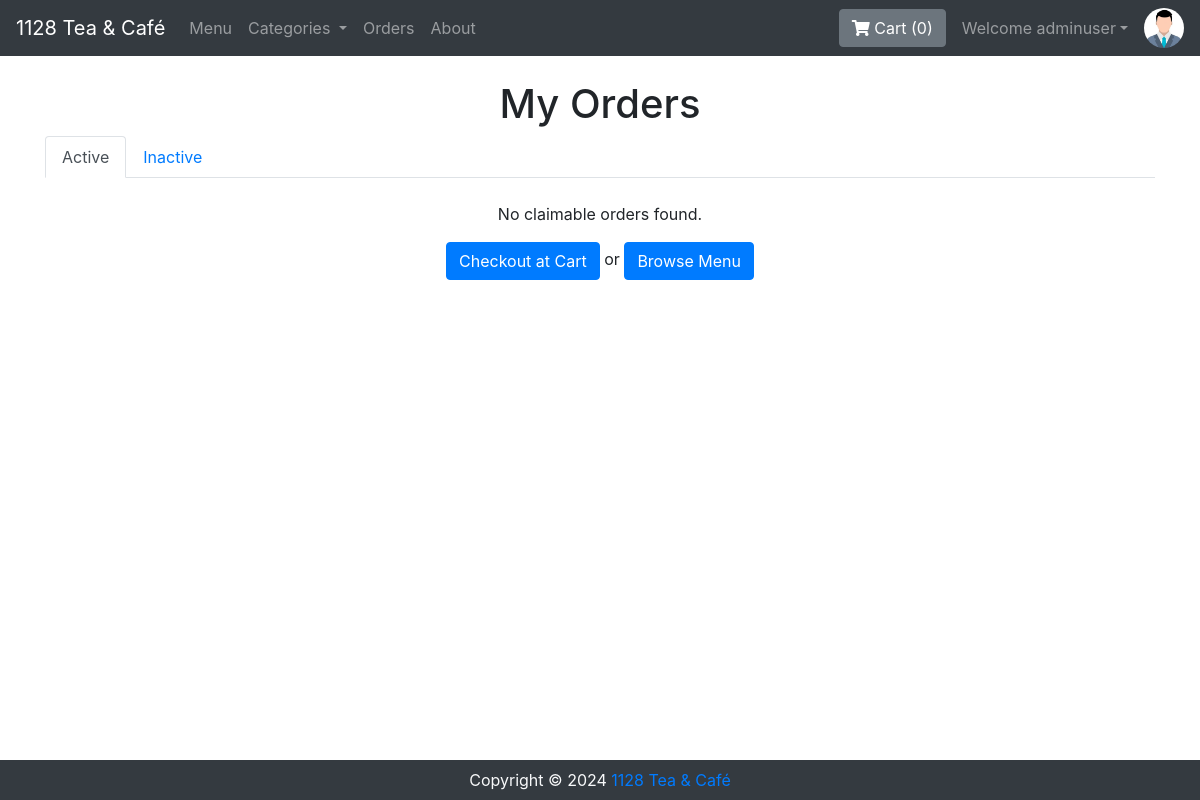
The page /viewOrder.php (signed in) on the database as committed earlier.
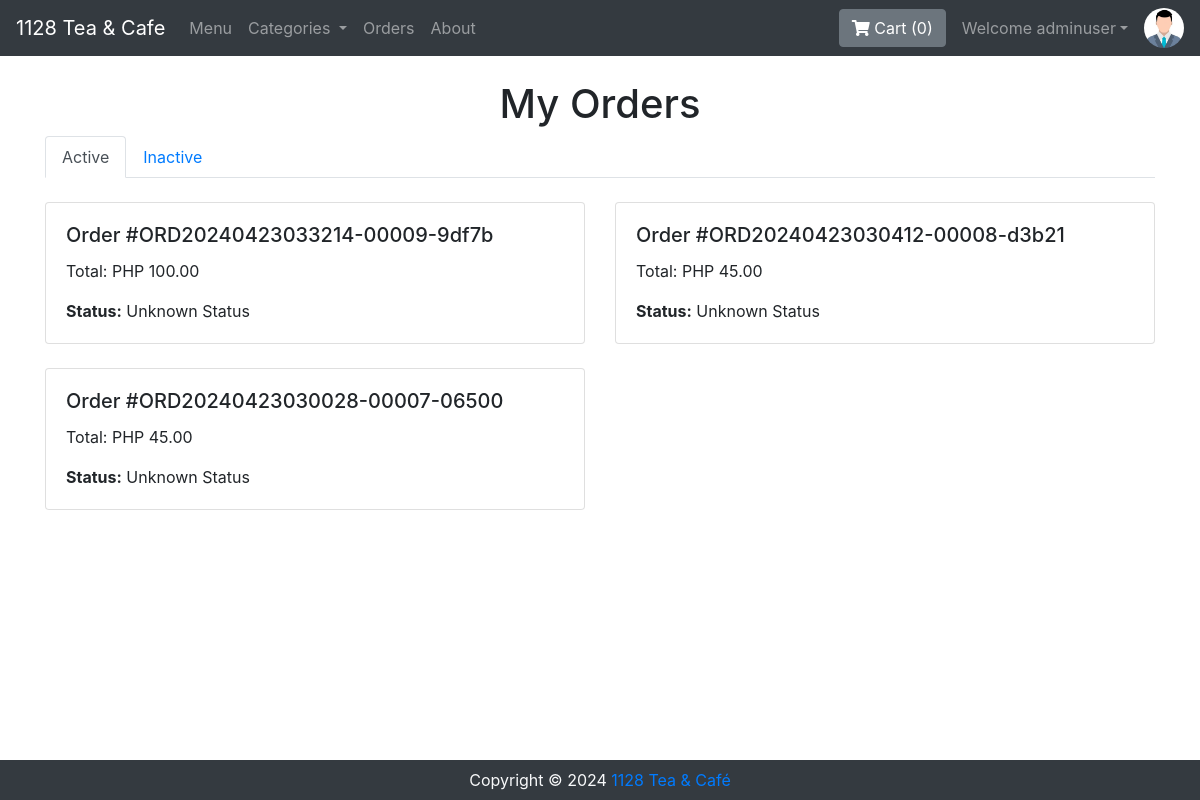
The same page on the database as committed later.
### tables this page shows
CREATE TABLE `sitedetail` (
  `tempId` int NOT NULL,
  `systemName` varchar(21) NOT NULL,
  `email` varchar(35) NOT NULL,
  `contact1` bigint NOT NULL,
  `contact2` bigint DEFAULT NULL COMMENT 'Optional',
  `address` text NOT NULL,
  `dateTime` datetime NOT NULL DEFAULT CURRENT_TIMESTAMP
);

CREATE TABLE `orders` (
  `orderId` varchar(50) NOT NULL,
  `userId` int NOT NULL,
  `amount` int NOT NULL,
  `paymentMode` enum('0','1','2') NOT NULL DEFAULT '2' COMMENT '0=Maya, 1=Gcash, 2=Cash',
  `orderStatus` enum('0','1','2','3','4','5','6') NOT NULL DEFAULT '0' COMMENT '0=Order Placed, 1=Order Confirmed, 2=Preparing your Order, 3=Your order is ready for pick-up!, 4=Order Received, 5=Order Denied, 6=Order Cancelled.',
  `orderDate` datetime NOT NULL DEFAULT CURRENT_TIMESTAMP
);

### partials/_orderItemModal.php (called while the page is built, shortened)
<?php
function getOrderStatusDescription($status)
{
    $statuses = [
        '1' => 'Order Placed',
        '2' => 'Preparing your Order',
        '3' => 'Your order is ready, claim it on the counter',
        '4' => 'Order Received',
        '5' => 'Order Denied',
        '6' => 'Cancelled',
    ];
    return $statuses[$status] ?? 'Unknown Status';
}
?>

### viewOrder.php (the view, shortened to what this page needs)
<?php require 'partials/_nav.php'; ?>
<?php include 'partials/_orderItemModal.php'; ?>
<!doctype html>
<html lang="en">
<head>
    <link rel="stylesheet" href="https://stackpath.bootstrapcdn.com/bootstrap/4.5.0/css/bootstrap.min.css">
    <link rel="stylesheet" href="https://use.fontawesome.com/releases/v5.8.2/css/all.css">
</head>
<body>
    <?php if ($loggedin) : ?>
        <div class="container mt-4">
            <h1 class="text-center">My Orders</h1>
            <ul class="nav nav-tabs">
                <li class="nav-item"><a class="nav-link active" data-toggle="tab" href="#claimable">Active</a></li>
                <li class="nav-item"><a class="nav-link" data-toggle="tab" href="#cancelled">Inactive</a></li>
            </ul>
            <div class="tab-content">
                <br>
                <div id="claimable" class="tab-pane fade show active">
                    <div class="row">
                        <?php
                        $stmt = $conn->prepare("SELECT orderId, amount, orderDate, UNIX_TIMESTAMP(orderDate) AS timestamp, orderStatus FROM orders WHERE userId = ? AND orderStatus NOT IN ('4', '5', '6') ORDER BY orderDate DESC");
                        $stmt->bind_param("i", $userId);
                        $stmt->execute();
                        $result = $stmt->get_result();
                        $currentTime = time();
                        while ($order = $result->fetch_assoc()) {
                            $timeLeft = max(0, 20 * 60 - ($currentTime - $order['timestamp']));
                            $statusText = getOrderStatusDescription($order['orderStatus']);
                            if ($order['orderStatus'] == 1) {
                                echo "<div class='col-md-6 mb-4'>
                                    <div class='card order-card' data-toggle='modal' data-target='#orderItem" . htmlspecialchars($order['orderId']) . "'>
                                        <div class='card-body'>
                                            <h5 class='card-title'>Order #" . htmlspecialchars($order['orderId']) . "</h5>
                                            <p class='card-text'>Total: PHP " . number_format($order['amount'], 2) . "</p>
                                                <p class='card-text countdown' data-time-left='$timeLeft'><strong>Time left to claim:</strong> <span>$statusText</span></p>
                                        </div>
                                    </div>
                                </div>";
                            } else {
                                echo "<div class='col-md-6 mb-4'>
                                    <div class='card order-card' data-toggle='modal' data-target='#orderItem" . htmlspecialchars($order['orderId']) . "'>
                                        <div class='card-body'>
                                            <h5 class='card-title'>Order #" . htmlspecialchars($order['orderId']) . "</h5>
                                            <p class='card-text'>Total: PHP " . number_format($order['amount'], 2) . "</p>
                                            <p class='card-text'><strong>Status:</strong> $statusText</p>
                                        </div>
                                    </div>
                                </div>";
                            }
                        }
                        if ($result->num_rows === 0) {
                            echo '
                        <div class="text-center w-100">
                            <p>No claimable orders found.</p>
                            <p><a href="/viewCart.php" class="btn btn-primary">Checkout at Cart</a>  or  <a href="/" class="btn btn-primary">Browse Menu</a></p>
                        </div>';
                        }
                        ?>
                    </div>
                </div>
            </div>
        </div>
    <?php endif; ?>
    <?php require 'partials/_footer.php'; ?>
</body>
</html>

### partials/_nav.php (shortened to what this page needs)
<?php
include 'partials/_sessionStart.php';
include 'partials/_dbconnect.php';
$systemName = "Default System Name";
$userId = 0;
$count = 0;
if (isset($_SESSION['loggedin']) && $_SESSION['loggedin'] == true) {
  $loggedin = true;
  $userId = $_SESSION['userId'];
} else {
  $loggedin = false;
}
if ($result = mysqli_query($conn, "SELECT * FROM `sitedetail`")) {
  if ($row = mysqli_fetch_assoc($result)) {
    $systemName = $row['systemName'];
  }
} else {
  $error = mysqli_error($conn);
}
if ($loggedin) {
  $countsql = "SELECT SUM(`itemQuantity`) AS itemCount FROM `viewcart` WHERE `userId`=?";
  if ($stmt = mysqli_prepare($conn, $countsql)) {
    mysqli_stmt_bind_param($stmt, "i", $userId);
    mysqli_stmt_execute($stmt);
    mysqli_stmt_bind_result($stmt, $count);
    $count = $count ?: 0;
  }
}
?>
<nav class="navbar navbar-expand-lg navbar-dark bg-dark">
  <a class="navbar-brand" href="index.php"><?= htmlspecialchars($systemName) ?></a>
  <div class="collapse navbar-collapse" id="navbarSupportedContent">
    <ul class="navbar-nav mr-auto">
      <li class="nav-item">
        <a class="nav-link" href="index.php">Menu</a>
      </li>
      <li class="nav-item dropdown">
        <a class="nav-link dropdown-toggle" href="#" id="navbarDropdown" role="button" data-toggle="dropdown" aria-haspopup="true" aria-expanded="false">
          Categories
        </a>
      </li>
      <li class="nav-item">
        <a class="nav-link" href="viewOrder.php">Orders</a>
      </li>
      <li class="nav-item">
        <a class="nav-link" href="about.php">About</a>
      </li>
    </ul>
    <a href="viewCart.php" class="btn btn-secondary mx-2" title="My Cart">
      <i class="fas fa-shopping-cart"></i> Cart (<span id="cartCount"><?= $count ?></span>)
    </a>
    <?php if ($loggedin) : ?>
      <ul class="navbar-nav mr-2">
        <li class="nav-item dropdown">
          <a class="nav-link dropdown-toggle" href="#" id="navbarDropdownProfile" role="button" data-toggle="dropdown">Welcome <?= htmlspecialchars($_SESSION['nickname']) ?></a>
        </li>
      </ul>
      <div class="text-center image-size-small position-relative">
        <a href="viewProfile.php"><img src="img/person-<?= $userId ?>.jpg" class="rounded-circle" onError="this.src = 'img/profilePic.jpg'" style="width:40px; height:40px"></a>
      </div>
    <?php else : ?>
      <button type="button" class="btn btn-success mx-2" data-toggle="modal" data-target="#loginModal">Login</button>
      <button type="button" the "btn btn-success mx-2" data-toggle="modal" data-target="#signupModal">SignUp</button>
    <?php endif; ?>
  </div>
</nav>

### partials/_footer.php
<div class="footer container-fluid bg-dark text-light">
    <p class="text-center py-2 mb-0">Copyright © 2024 <a href="https://www.facebook.com/1128teaandcafe/" target="_blank" rel="noopener noreferrer">1128 Tea & Café</a></p>
</div>

### viewOrder.php (style rules this page uses)
.footer { position: fixed; bottom: 0; }
.card.order-card { cursor: pointer; transition: background-color 0.3s ease; }

Rows that differ between the two databases and show on the page:
changed sitedetail: systemName "1128 Tea & Café" → "1128 Tea & Cafe"
added orders: orderId "ORD20240423033214-00009-9df7b", amount "100.00", orderStatus "Unknown Status"
added orders: orderId "ORD20240423030412-00008-d3b21", amount "45.00", orderStatus "Unknown Status"
added orders: orderId "ORD20240423030028-00007-06500", amount "45.00", orderStatus "Unknown Status"
Other text that changed with them:
text no longer shown: "No claimable orders found. Checkout at Cart or Browse Menu"
